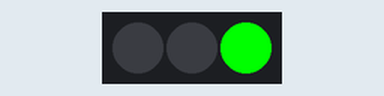
Simulated run of this sketch. Board: Arduino Uno, built with avr-gcc and run on an emulated ATmega328P. Shown: 3 RGB LEDs in strip order, left to right. Colours are those a GRB WS2812 strip shows for the declared byte order.

Above: at 0.2 s.
At 1.7 s:
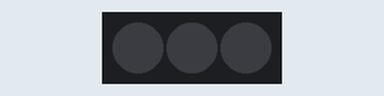
Timing chart, 0 to 3.0 s (numbered marks = the images above):
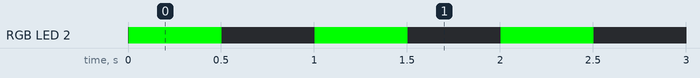

Measured:
- by itself, RGB LED 2: alternates RGB(0, 255, 0) for 0.50 s and off for 0.50 s

The sketch:

ws2812b-test.ino
```cpp
#include "FastLED.h"

// How many leds in your strip?
#define NUM_LEDS 3

// For led chips like Neopixels, which have a data line, ground, and power, you just
// need to define DATA_PIN.  For led chipsets that are SPI based (four wires - data, clock,
// ground, and power), like the LPD8806 define both DATA_PIN and CLOCK_PIN
#define DATA_PIN 3

// Define the array of leds
CRGB leds[NUM_LEDS];

void setup() {
      // Uncomment/edit one of the following lines for your leds arrangement.
      // FastLED.addLeds<TM1803, DATA_PIN, RGB>(leds, NUM_LEDS);
      // FastLED.addLeds<TM1804, DATA_PIN, RGB>(leds, NUM_LEDS);
      // FastLED.addLeds<TM1809, DATA_PIN, RGB>(leds, NUM_LEDS);
      // FastLED.addLeds<WS2811, DATA_PIN, RGB>(leds, NUM_LEDS);
      // FastLED.addLeds<WS2812, DATA_PIN, RGB>(leds, NUM_LEDS);
      FastLED.addLeds<WS2812B, DATA_PIN, RGB>(leds, NUM_LEDS);
  	  // FastLED.addLeds<NEOPIXEL, DATA_PIN>(leds, NUM_LEDS);
      // FastLED.addLeds<APA104, DATA_PIN, RGB>(leds, NUM_LEDS);
      // FastLED.addLeds<UCS1903, DATA_PIN, RGB>(leds, NUM_LEDS);
      // FastLED.addLeds<UCS1903B, DATA_PIN, RGB>(leds, NUM_LEDS);
      // FastLED.addLeds<GW6205, DATA_PIN, RGB>(leds, NUM_LEDS);
      // FastLED.addLeds<GW6205_400, DATA_PIN, RGB>(leds, NUM_LEDS);

      // FastLED.addLeds<WS2801, RGB>(leds, NUM_LEDS);
      // FastLED.addLeds<SM16716, RGB>(leds, NUM_LEDS);
      // FastLED.addLeds<LPD8806, RGB>(leds, NUM_LEDS);
      // FastLED.addLeds<P9813, RGB>(leds, NUM_LEDS);
      // FastLED.addLeds<APA102, RGB>(leds, NUM_LEDS);
      // FastLED.addLeds<DOTSTAR, RGB>(leds, NUM_LEDS);

      // FastLED.addLeds<WS2801, DATA_PIN, CLOCK_PIN, RGB>(leds, NUM_LEDS);
      // FastLED.addLeds<SM16716, DATA_PIN, CLOCK_PIN, RGB>(leds, NUM_LEDS);
      // FastLED.addLeds<LPD8806, DATA_PIN, CLOCK_PIN, RGB>(leds, NUM_LEDS);
      // FastLED.addLeds<P9813, DATA_PIN, CLOCK_PIN, RGB>(leds, NUM_LEDS);
      // FastLED.addLeds<APA102, DATA_PIN, CLOCK_PIN, RGB>(leds, NUM_LEDS);
      // FastLED.addLeds<DOTSTAR, DATA_PIN, CLOCK_PIN, RGB>(leds, NUM_LEDS);
}

void loop() {
  // Turn the LED on, then pause
  leds[2] = CRGB::Red;
  FastLED.show();
  delay(500);
  // Now turn the LED off, then pause
  leds[2] = CRGB::Black;
  FastLED.show();
  delay(500);
}
```
